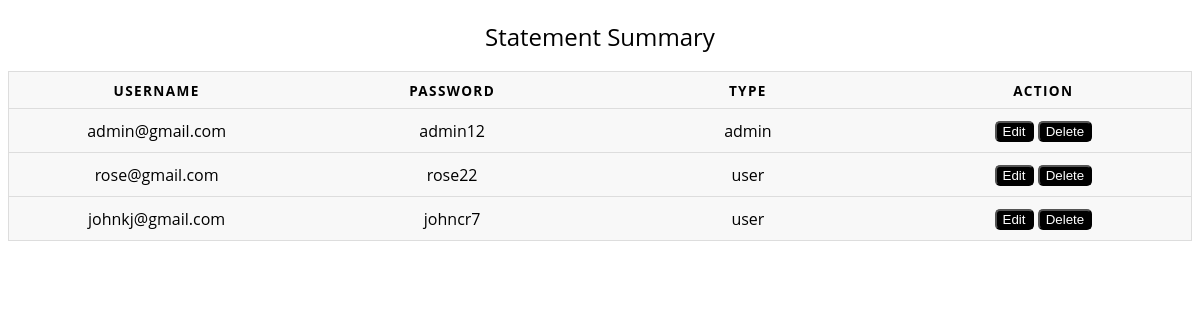
Page /usr on the committed database.
### adminapp/models.py (models this page shows)
class user_registration(models.Model):
    username=models.EmailField()
    password=models.CharField(max_length=200)
    type=models.CharField(max_length=20,choices=[('admin','admin'),('user','user')],default='user')

### adminapp/views.py (the view)
# urls.py: path('usr',views.view_users,name="view_user"),
def view_users(request):
    obj=user_registration.objects.all()
    return render(request,"admin/user.html",{"data":obj})

### templates/admin/user.html
{% load static %}
<link rel="stylesheet" href="{% static 'assets/css/user.css' %}">
<table>
  <caption>Statement Summary</caption>
  <thead>
    <tr>
      <th scope="col">Username</th>
      <th scope="col">Password</th>
      <th scope="col">Type</th>
      <th scope="col">Action</th>
    </tr>
  </thead>
  <tbody>
    {% for m in data %}
    <tr>
      <td data-label="Account">{{m.username}}</td>
      <td data-label="Due Date">{{m.password}}</td>
      <td data-label="Amount">{{m.type}}</td>
      <td data-label="Period">
        <button style="background-color: black; border-radius: 5px;">
          <a style="color: white; text-decoration: none;" href="/edit?idno={{m.id}}">Edit</a>
        </button>
        <button style="background-color: black; border-radius: 5px;">
          <a style="color: white; text-decoration: none;" href="/delete?idno={{m.id}}">Delete</a>
        </button>
      </td>
    </tr>
   {% endfor %}
  </tbody>
</table>

### static/assets/css/user.css (style rules this page uses)
table { border: 1px solid #ccc; border-collapse: collapse; margin: 0; padding: 0; width: 100%; table-layout: fixed; }
table caption { font-size: 1.5em; margin: .5em 0 .75em; }
table tr { background-color: #f8f8f8; border: 1px solid #ddd; padding: .35em; }
table th, table td { padding: .625em; text-align: center; }
table th { font-size: .85em; letter-spacing: .1em; text-transform: uppercase; }

### rows in the picture
user_registration: username "admin@gmail.com", password "admin12", type "admin"
user_registration: username "rose@gmail.com", password "rose22", type "user"
user_registration: username "johnkj@gmail.com", password "johncr7", type "user"
